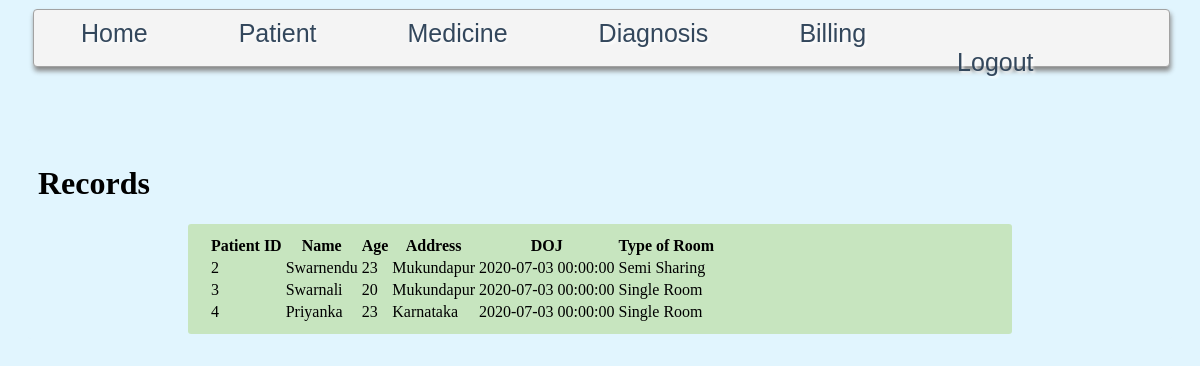
Screenshot of /show_record (signed in) with the database file from the repository.
### app.py (models this page shows)
class patient_data(db.Model):
    patient_id=db.Column(db.Integer,primary_key=True,autoincrement=True)
    patient_adhar= db.Column(db.BigInteger,unique=True)
    patient_age= db.Column(db.Integer,nullable=False)
    patient_admission_date=db.Column(db.DateTime,nullable=False,default=date.today())
    patient_bed_type = db.Column(db.String,nullable=False)
    patient_address=db.Column(db.String,nullable=False)
    patient_state = db.Column(db.String,nullable=False)
    patient_city=db.Column(db.String,nullable=False)
    patient_name=db.Column(db.Text,nullable=False)

### app.py (the view)
@app.route('/show_record',methods=['GET','POST'])
def show_record():
    if 'user_id' not in session:
        return redirect(url_for('login'))
    else:
        data = patient_data.query.all()
        return render_template('show_record.html',data=data)

### templates/show_record.html (shortened to what this page needs)
{% extends 'base1.html' %}
{% block head %}
<link rel="stylesheet" href="https://unpkg.com/purecss@2.0.3/build/pure-min.css">
{% endblock %}
{% block body %}
<h1>Records</h1>
<div style="background-color: rgba(174, 213, 129, 0.5);margin-right: 150px;margin-left: 150px;border-radius: 3px;padding-left: 20px;padding-right: 20px;padding-top: 10px;margin-top: 10px;padding-bottom: 10px">
<table class="pure-table">
    <thead>
        <tr>
            <th>Patient ID</th>
            <th>Name</th>
            <th>Age</th>
            <th>Address</th>
            <th>DOJ</th>
            <th>Type of Room</th>
        </tr>
    </thead>
    <tbody>
    {% for something in data %}
        <tr>
            <td>{{something.patient_id}}</td>
            <td>{{something.patient_name}}</td>
            <td>{{something.patient_age}}</td>
            <td>{{something.patient_address}}</td>
            <td>{{something.patient_admission_date}}</td>
            <td>{{something.patient_bed_type}}</td>
        </tr>
    {% endfor %}
    </tbody>
</table>
</div>
{% endblock %}

### templates/base1.html (shortened to what this page needs)
<!DOCTYPE html>
<html lang="en">
<head>
    <link rel="stylesheet" type="text/css" href="{{url_for('static',filename='css/navbar1.css')}}">
     {% block head %} {% endblock %}
</head>
<body bgcolor="#e1f5fe">
<div>
<ul id="menu-bar" style="align-items: self-end">
 <li><a href="{{url_for('home')}}">Home</a></li>
 <li><a href="#">Patient</a>
 </li>
 <li><a href="#">Medicine</a>
 </li>
    <li><a href="#">Diagnosis</a>
 </li>
    <li><a href="#">Billing</a>
 </li>
    <li>&emsp;&emsp;&emsp;&emsp;&emsp;&emsp;&emsp;&emsp;</li>
 <li style="alignment: right"><a href="{{url_for('logout')}}">Logout</a></li>
</ul>
    </div>
<br>
<br>
<div style="margin-left: 20px;margin-right: 20px;background-color: #e1f5fe;min-height: auto;padding: 5px 10px;border-radius: 3px">
{% block body %} {% endblock %}
    </div>
</body>
</html>

### static/css/navbar1.css (style rules this page uses)
#menu-bar { width: 95%; margin: 1px 25px 5px 25px; padding: 5px 5px 5px 5px; height: 46px; line-height: 100%; border-radius: 4px; -webkit-border-radius: 4px; -moz-border-radius: 4px; box-shadow: 1px 4px 5px #878787; -webkit-box-shadow: 1px 4px 5px #878787; -moz-box-shadow: 1px 4px 5px #878787; background: #F4F4F4; border: solid 1px #A2A2A2; position:relative; z-index:999; }
#menu-bar li { margin: 1px 5px 6px 5px; padding: 1px 25px 5px 16px; float: left; position: relative; list-style: none; }
#menu-bar a { font-weight: normal; font-family: helvetica; font-style: normal; font-size: 25px; color: #33475C; text-decoration: none; display: block; padding: 8px 19px 7px 21px; margin: 0; margin-bottom: 6px; border-radius: 2px; -webkit-border-radius: 2px; -moz-border-radius: 2px; text-shadow: 2px 2px 3px #FFFFFF; }
#menu-bar:after { content: "."; display: block; clear: both; visibility: hidden; line-height: 0; height: 0; }
#menu-bar { display: inline-block; }

### rows the page displays
patient_data: patient_id "2", patient_name "Swarnendu", patient_age "23", patient_address "Mukundapur", patient_admission_date "2020-07-03 00:00:00", patient_bed_type "Semi Sharing"
patient_data: patient_id "3", patient_name "Swarnali", patient_age "20", patient_address "Mukundapur", patient_admission_date "2020-07-03 00:00:00", patient_bed_type "Single Room"
patient_data: patient_id "4", patient_name "Priyanka", patient_age "23", patient_address "Karnataka", patient_admission_date "2020-07-03 00:00:00", patient_bed_type "Single Room"
